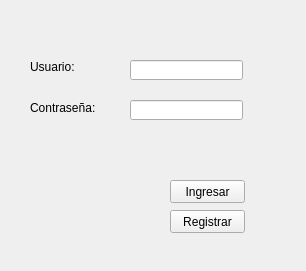
<?xml version="1.0" encoding="UTF-8"?>
<ui version="4.0">
 <class>MainWindow</class>
 <widget class="QMainWindow" name="MainWindow">
  <property name="geometry">
   <rect>
    <x>0</x>
    <y>0</y>
    <width>306</width>
    <height>271</height>
   </rect>
  </property>
  <property name="windowTitle">
   <string>Ventana Ingreso</string>
  </property>
  <widget class="QWidget" name="centralwidget">
   <widget class="QPushButton" name="boton_ingresar">
    <property name="geometry">
     <rect>
      <x>170</x>
      <y>180</y>
      <width>75</width>
      <height>23</height>
     </rect>
    </property>
    <property name="text">
     <string>Ingresar</string>
    </property>
   </widget>
   <widget class="QLineEdit" name="campo_usuario">
    <property name="geometry">
     <rect>
      <x>130</x>
      <y>60</y>
      <width>113</width>
      <height>20</height>
     </rect>
    </property>
   </widget>
   <widget class="QLineEdit" name="campo_password">
    <property name="geometry">
     <rect>
      <x>130</x>
      <y>100</y>
      <width>113</width>
      <height>20</height>
     </rect>
    </property>
   </widget>
   <widget class="QLabel" name="label">
    <property name="geometry">
     <rect>
      <x>30</x>
      <y>60</y>
      <width>46</width>
      <height>13</height>
     </rect>
    </property>
    <property name="text">
     <string>Usuario:</string>
    </property>
   </widget>
   <widget class="QLabel" name="label_2">
    <property name="geometry">
     <rect>
      <x>30</x>
      <y>100</y>
      <width>71</width>
      <height>16</height>
     </rect>
    </property>
    <property name="text">
     <string>Contraseña:</string>
    </property>
   </widget>
   <widget class="QPushButton" name="pushButton">
    <property name="geometry">
     <rect>
      <x>170</x>
      <y>210</y>
      <width>75</width>
      <height>23</height>
     </rect>
    </property>
    <property name="text">
     <string>Registrar</string>
    </property>
   </widget>
  </widget>
 </widget>
 <resources/>
 <connections/>
</ui>
